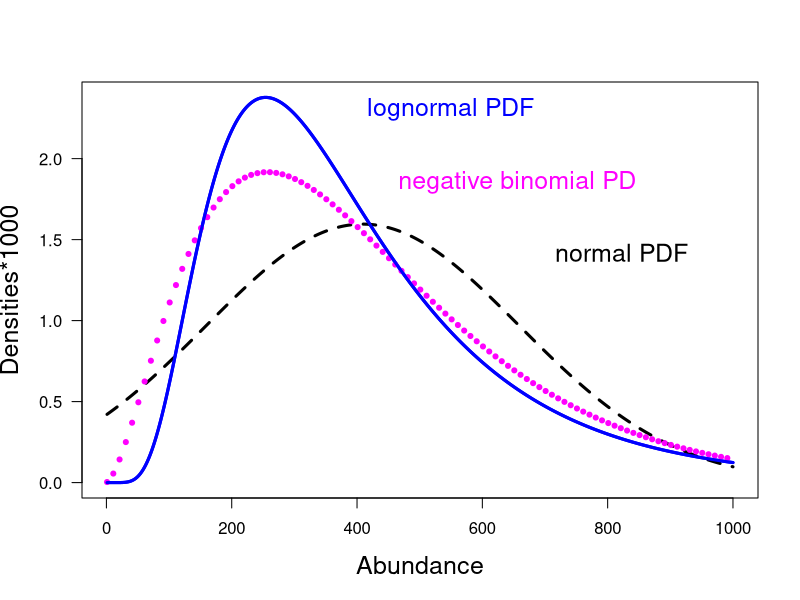

Here is the R script that generated this plot:
print('file: R_Gerrodette3Densities220315.R')
# Gerrodette11: plot neg. binomial, normal, lognormal
LNparams = function(mu,sigma){
  # Calculate parameters alpha, beta for lognormal PDF from
  # mean mu > 0 and standard deviation sigma
  # Dieter.Wolf-Gladrow@awi.de 7/2019 (based on function lnormal.params from bayescount)
  beta = sqrt(log(sigma^2/mu^2+1))
  alpha = log(mu) - ((beta^2)/2)
  return(c(alpha,beta))
}
mu = 409; sigma = 250 
print(c(mu,'mean'))
print(c(sigma,'standard deviation'))
x = seq(1,1000)
par = LNparams(mu,sigma)
yLN = dlnorm(x,par[1],par[2])
print(c(round(par[1],4),'alpha (lognormal PDF)'))
print(c(round(par[2],4),'beta (lognormal PDF)'))
yNormal = dnorm(x,mu,sigma)
# Calculate parameters s and p for negative binomial PD:
s = mu^2/(sigma^2-mu); p = s/(mu+s)
print(c(round(s,4),'s (negative binomial PD)'))
print(c(round(p,5),'p (negative binomial PD)'))
xNB = seq(1,1000,10)
yNB = dnbinom(xNB,s,p)
sflag = 2
if (sflag == 2) {
  sc = 1e3 # scale for plot
  # png('Gerrodette11NegBiLogNorm200724.png',width=16,height=12,units='cm',res=300)
  plot(x,yLN*sc,type='l',lwd=3,col='blue',xlab='Abundance',
       ylab='Densities*1000',las=1,cex=0.4,cex.lab=1.5)
  lines(x,yNormal*sc,col='black',lty=2,lwd=3)
  points(xNB,yNB*sc,col='magenta',lwd=3,cex=0.4)
  lines(x,yLN*sc,col='blue',lwd=3)
  text(400,2.3,col='blue','lognormal PDF',pos=4,cex=1.5)
  text(700,1.4,col='black','normal PDF',pos=4,cex=1.5)
  text(450,1.85,col='magenta','negative binomial PD',pos=4,cex=1.5)
  # dev.off()
}
